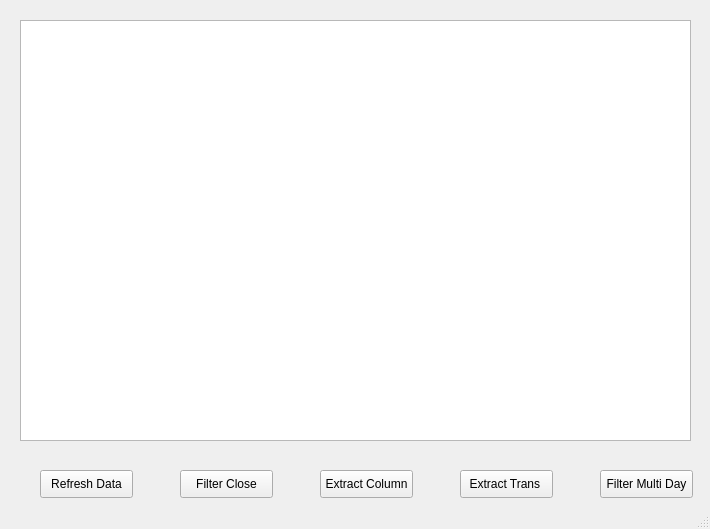
<?xml version="1.0" encoding="UTF-8"?>
<ui version="4.0">
 <class>MainWindow</class>
 <widget class="QMainWindow" name="MainWindow">
  <property name="geometry">
   <rect>
    <x>0</x>
    <y>0</y>
    <width>710</width>
    <height>529</height>
   </rect>
  </property>
  <property name="windowTitle">
   <string>MainWindow</string>
  </property>
  <widget class="QWidget" name="centralwidget">
   <widget class="QTableWidget" name="tableWidget">
    <property name="geometry">
     <rect>
      <x>20</x>
      <y>20</y>
      <width>671</width>
      <height>421</height>
     </rect>
    </property>
   </widget>
   <widget class="QLabel" name="label">
    <property name="geometry">
     <rect>
      <x>340</x>
      <y>440</y>
      <width>55</width>
      <height>21</height>
     </rect>
    </property>
    <property name="text">
     <string/>
    </property>
   </widget>
   <widget class="QPushButton" name="pushButton">
    <property name="geometry">
     <rect>
      <x>40</x>
      <y>470</y>
      <width>93</width>
      <height>28</height>
     </rect>
    </property>
    <property name="text">
     <string>Refresh Data</string>
    </property>
   </widget>
   <widget class="QPushButton" name="pushButton_2">
    <property name="geometry">
     <rect>
      <x>180</x>
      <y>470</y>
      <width>93</width>
      <height>28</height>
     </rect>
    </property>
    <property name="text">
     <string>Filter Close</string>
    </property>
   </widget>
   <widget class="QPushButton" name="pushButton_3">
    <property name="geometry">
     <rect>
      <x>320</x>
      <y>470</y>
      <width>93</width>
      <height>28</height>
     </rect>
    </property>
    <property name="text">
     <string>Extract Column</string>
    </property>
   </widget>
   <widget class="QPushButton" name="pushButton_4">
    <property name="geometry">
     <rect>
      <x>460</x>
      <y>470</y>
      <width>93</width>
      <height>28</height>
     </rect>
    </property>
    <property name="text">
     <string>Extract Trans </string>
    </property>
   </widget>
   <widget class="QPushButton" name="pushButton_5">
    <property name="geometry">
     <rect>
      <x>600</x>
      <y>470</y>
      <width>93</width>
      <height>28</height>
     </rect>
    </property>
    <property name="text">
     <string>Filter Multi Day</string>
    </property>
   </widget>
  </widget>
  <widget class="QStatusBar" name="statusbar"/>
 </widget>
 <resources/>
 <connections/>
</ui>
